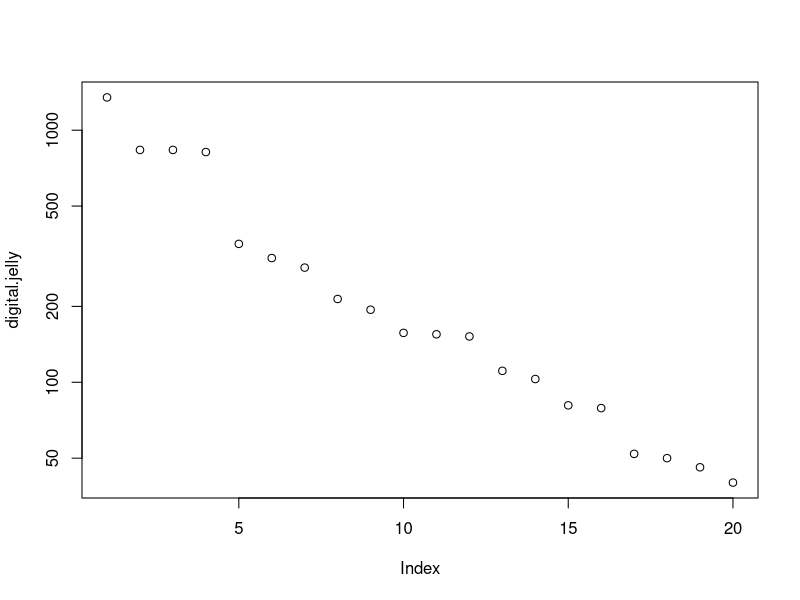
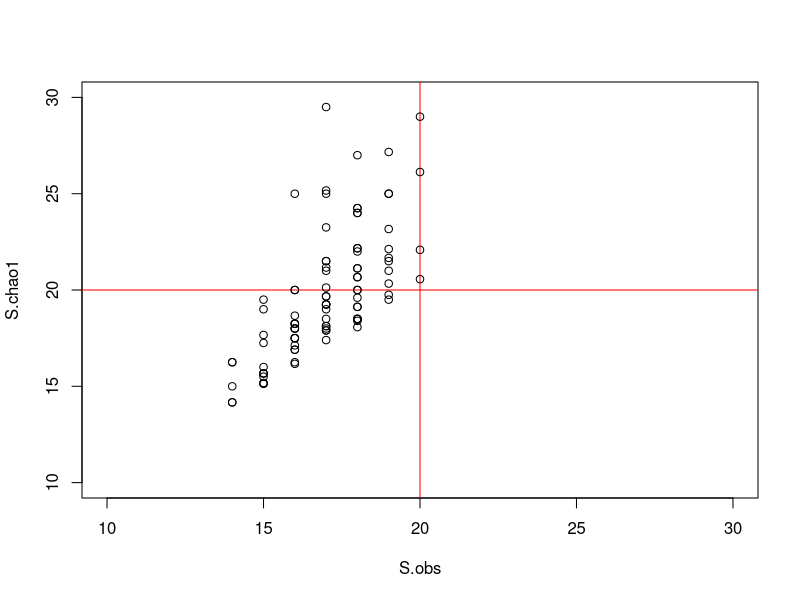
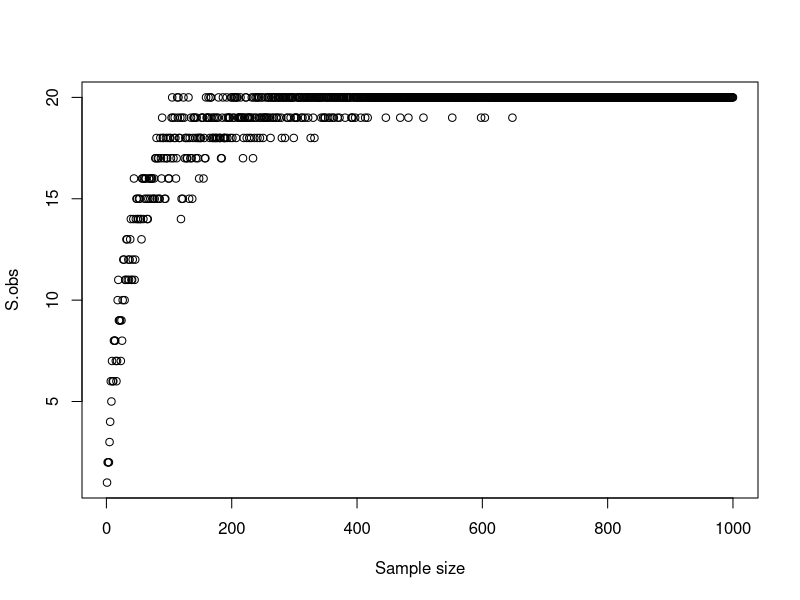

Here is the R script that generated these plots, in order:
## ---- chunk 1
rm(list = ls()) # clear working directory
## ---- chunk 2
x <- 1:15
if (sample(x, 1) <= 10) {
   print("x is less than 10")
} else {
   print("x is greater than 10")
}
## ---- chunk 3
for(i in 1:10){
  print(i)
}
## ---- chunk 4
x <- c("apples", "oranges", "bananas", "strawberries")

for (i in seq(x)) {
    print(x[i])
}
## ---- chunk 5
for (i in seq(x)) {
  len <- nchar(x[i])
  print(len)
}
## ---- chunk 6
sapply(x, nchar)
## ---- chunk 7
for(i in 1:10){
  if(i %% 3 == 0){
    print(i)
  }
}
## ---- chunk 8
i <- 1
while (i < 10) {
    print(i)
    i <- i + 1
}
## ---- chunk 9
set.seed(6)
digital.jelly <- round(rlnorm(n = 20, meanlog = 5 ))
digital.jelly <- sort(digital.jelly,decreasing = T)
names(digital.jelly) <- paste0("species.",LETTERS[seq(digital.jelly)])
plot(digital.jelly, log='y')
## ---- chunk 10
sample.community <- function (x,n){
  survey <- sample(seq(x),size = n, replace = T,prob = x)
  survey.sum <- rep(0, length(x))
  for (i in survey){
    survey.sum[i]<-survey.sum[i]+1
  }
  return(survey.sum)
}
## ---- chunk 11
# Functions from alpha diversity handout
S.obs <- function(x = ""){
  rowSums(x > 0) * 1
}

S.chao1 <- function(x = ""){
  S.obs(x) + (sum(x == 1)^2) / (2 * sum(x == 2))
}
## ---- chunk 12
S.true <- length(digital.jelly)
plot(0, t = "n", xlim = c(S.true/2, 1.5 * S.true), ylim = c(S.true/2, 1.5 * S.true), 
     xlab = "S.obs", ylab = "S.chao1")
abline(h = S.true, v = S.true, col = "red")

N <- 100

for ( i in 1:100){
  sample.dj <- sample.community(digital.jelly,N)
  x<-S.obs(t(sample.dj))
  y<-S.chao1(t(sample.dj))
  points(x,y)
}
## ---- chunk 13

#first take a single sample of size N from the source population
N<-1000
sample.dj <- sample.community(digital.jelly,n = N)

#generate vector to store results
S.collectors <- rep(NA, N)
#loop through 1:N and check S.obs
for (i in 1:N){
  current <-  sample.community(sample.dj,n = i)
  S.collectors[i] <- S.obs(t(current))
}

plot(1:N, S.collectors, xlab = "Sample size",ylab = "S.obs")
